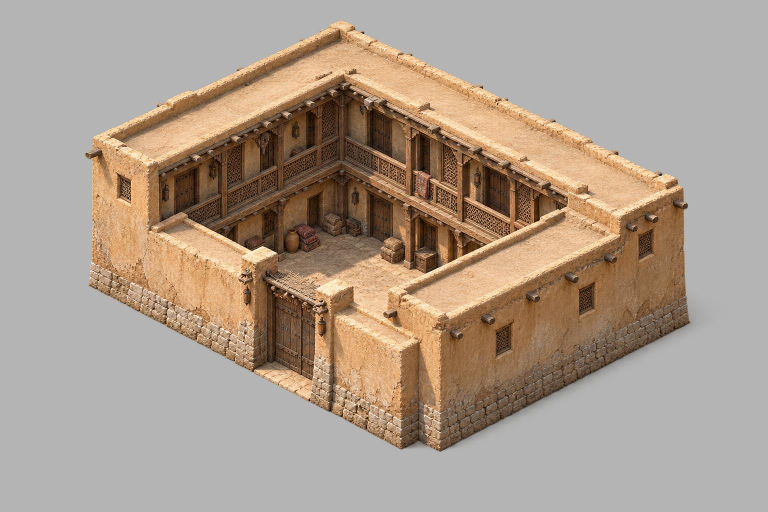
#> input picture assets/default/building-map/xiyu/sources/round2/inn_qa1.jpg, 1536 x 1024 px, given in place of map_kit_dacheng_02.png, which was not available (shown at 1/2 size)
$ python build_markers.py
#> lines starting #> are read from the running program, lines starting #| are printed output that depends on the picture; pictures that were not available may be replaced by others from this repository, and a replacement may not be noted
#> in build, `atlas = Image.new("RGBA", (CELL * COLS, CELL * rows), (0, 0, 0, 0))`: atlas: PIL image 384x384 RGBA; every value is 0
### tools/map/paint/landmarks/common.py
"""大地图图集 / 名城小景共用工具（AR-113）：路径、哈希、预乘缩放、轻锐化、WebP 输出、manifest 读写。

全部为确定性操作：同一输入、同一参数逐字节同一输出（Pillow + numpy，无随机数、无墙钟参与像素）。
"""
from __future__ import annotations

import hashlib
import io
import json
from datetime import datetime
from pathlib import Path

import numpy as np
import yaml
from PIL import Image, ImageFilter

ROOT = Path(__file__).resolve().parents[4]
ASSETS = ROOT / "assets" / "default"
KIT = ASSETS / "map" / "kit"
MARKERS_DIR = ASSETS / "map" / "markers"
LANDMARK_DIR = ASSETS / "map" / "landmark"
BASE_MAP = ASSETS / "map" / "world" / "map_world_jianghu__base01.webp"
COORD = ROOT / ".agents" / "coord" / "ART-worldmap-landmarks"
QA_DIR = COORD / "qa"
FONT = Path("/System/Library/Fonts/STHeiti Medium.ttc")


def rel(path: Path) -> str:
    return str(Path(path).resolve().relative_to(ROOT))


def sha256_file(path: Path) -> str:
    return hashlib.sha256(Path(path).read_bytes()).hexdigest()


def sha256_bytes(data: bytes) -> str:
    return hashlib.sha256(data).hexdigest()


def load_rgba(path: Path) -> Image.Image:
    im = Image.open(path)
    im.load()
    return im.convert("RGBA")


def alpha_bbox(im: Image.Image, threshold: int = 16) -> tuple[int, int, int, int]:
    a = np.asarray(im.getchannel("A"))
    ys, xs = np.nonzero(a >= threshold)
    if len(xs) == 0:
        raise ValueError("empty sprite")
    return int(xs.min()), int(ys.min()), int(xs.max()) + 1, int(ys.max()) + 1


def to_premul(im: Image.Image) -> np.ndarray:
    arr = np.asarray(im.convert("RGBA"), dtype=np.float32) / 255.0
    out = arr.copy()
    out[..., :3] *= arr[..., 3:4]
    return out


def from_premul(p: np.ndarray) -> Image.Image:
    p = np.clip(p, 0.0, 1.0)
    a = p[..., 3:4]
    rgb = np.where(a > 1e-6, p[..., :3] / np.maximum(a, 1e-6), 0.0)
    rgb = np.clip(rgb, 0.0, 1.0)
    out = np.concatenate([rgb, a], axis=-1)
    out = (out * 255.0 + 0.5).astype(np.uint8)
    out[out[..., 3] == 0, :3] = 0
    return Image.fromarray(out, "RGBA")


def resize_rgba(im: Image.Image, size: tuple[int, int]) -> Image.Image:
    """预乘 Lanczos 缩放（Pillow 对 RGBA 先转 RGBa 再缩放），透明处 RGB 归零。"""
    out = im.convert("RGBA").resize(size, Image.LANCZOS)
    arr = np.asarray(out).copy()
    arr[arr[..., 3] == 0, :3] = 0
    return Image.fromarray(arr, "RGBA")


def unsharp_premul(im: Image.Image, sigma: float = 0.8, amount: float = 0.6) -> Image.Image:
    """在预乘空间做 USM：墨线与轮廓一起收紧，避免透明边出现亮晕。"""
    from scipy.ndimage import gaussian_filter

    p = to_premul(im)
    blur = np.stack([gaussian_filter(p[..., c], sigma) for c in range(4)], axis=-1)
    s = p + amount * (p - blur)
    s[..., 3] = np.clip(s[..., 3], 0.0, 1.0)
    s[..., :3] = np.clip(s[..., :3], 0.0, s[..., 3:4])
    return from_premul(s)


# [21 lines left out: functions webp_bytes, png_bytes, write_if_changed, not called in this run]


def json_bytes(obj) -> bytes:
    return (json.dumps(obj, ensure_ascii=False, indent=2) + "\n").encode("utf-8")


# [5 lines left out: function read_manifest, not called in this run]


class _Dumper(yaml.SafeDumper):
    pass


# [4 lines left out: function _str_presenter, not called in this run]


_Dumper.add_representer(str, _str_presenter)


# [21 lines left out: functions manifest_bytes, keep_created, font, not called in this run]


def soft_shadowless_paste(dst: Image.Image, sprite: Image.Image, xy: tuple[int, int]) -> None:
    dst.alpha_composite(sprite, dest=(int(xy[0]), int(xy[1])))


def blur_rgba(im: Image.Image, radius: float) -> Image.Image:
    return im.filter(ImageFilter.GaussianBlur(radius))

### tools/map/paint/landmarks/build_markers.py
#!/usr/bin/env python3
"""大地图城镇分档图集（AR-113 · docs/tech/13 §5.2）。

从 assets/default/map/kit/ 的水墨城池 / 关隘 / 寺观 / 门派 / 遗迹件确定性生成：
  assets/default/map/markers/map_markers_atlas.webp   3×3 格，每格 128×128，透明，WebP 无损
  assets/default/map/markers/atlas.json               各 marker 格位与锚点（格内像素，落在节点坐标上的点）
  assets/default/map/markers/manifest.yaml            图集一条（字段按 assets/README.md）
  .agents/coord/ART-worldmap-landmarks/qa/markers_*   样张（30 / 44 / 60 px 摆在底图同一区域）

用法：
  python3 tools/map/paint/landmarks/build_markers.py           # 生成并写盘（内容不变则不改文件）
  python3 tools/map/paint/landmarks/build_markers.py --check   # 只在内存重建，与盘上图集 / atlas.json 逐字节比对
  python3 tools/map/paint/landmarks/build_markers.py --sample  # 另出样张

选件判据（每类挑一件，缩到 30–60 px 仍可辨）：
  city_large      map_kit_dacheng_02  长方城垣 + 密集街坊 + 四隅城楼，轮廓与州府件明显不同（更宽、更密）
  city_prefecture map_kit_zhoufu_01   城垣与城门清楚、城内较疏，比大城轻
  city_county     map_kit_xianzhen_01 无城垣的屋舍簇，与有城池两级拉开
  village         map_kit_cunluo_01   三两茅舍一株大树，最轻
  pass            map_kit_guanai_01   两山夹一道城墙与门楼，关口居中
  ruin            ico_map_kit_yiji_01 断墙残殿与乱石，浅赭色调
  sect            ico_map_kit_menpai_01 方正院落 + 大门，轮廓方
  temple          ico_map_kit_simiao_01 殿宇 + 楼阁式塔，塔尖在小尺寸仍可见
  daoist          ico_map_kit_daoguan_02 竖长山门石阶通殿，轮廓竖长，与寺庙件区分
锚点（源图像素，人工在网格叠图上量取，见 README）：城池类取城垣围合中心，关隘取门洞底边，其余取主体院落地面中心。
"""
from __future__ import annotations

import argparse
import sys
from pathlib import Path

import numpy as np
from PIL import Image, ImageDraw

sys.path.insert(0, str(Path(__file__).resolve().parent))
import common as C  # noqa: E402

CELL = 128
PAD = 2  # 每格四边留 2 px 透明，防止 CSS 缩放取样串格
COLS = 3
SCHEMA = "tianshu.map-markers.v1"
ATLAS_ID = "map_markers_atlas"
ATLAS_FILE = "map_markers_atlas.webp"

# key, kit 件, 源图锚点 (x, y)（像素，左上原点）, 中文名, 锚点说明
MARKERS: list[tuple[str, str, tuple[float, float], str, str]] = [
    ("city_large", "map_kit_dacheng_02", (527.0, 497.0), "大城", "城垣四角（215,295）（900,400）（870,690）（135,560）平均＝城心"),
    ("city_prefecture", "map_kit_zhoufu_01", (275.0, 252.0), "州府", "八边城垣围合中心＝城心"),
    ("city_county", "map_kit_xianzhen_01", (250.0, 258.0), "县镇", "屋舍簇中央空地"),
    ("village", "map_kit_cunluo_01", (258.0, 278.0), "村落", "三处茅舍之间地面"),
    ("pass", "map_kit_guanai_01", (240.0, 290.0), "关隘", "门洞底边中点＝关口"),
    ("ruin", "ico_map_kit_yiji_01", (255.0, 285.0), "遗迹", "残殿地面中心"),
    ("sect", "ico_map_kit_menpai_01", (255.0, 262.0), "门派", "院落中心"),
    ("temple", "ico_map_kit_simiao_01", (262.0, 275.0), "寺庙", "寺院围墙内地面中心"),
    ("daoist", "ico_map_kit_daoguan_02", (252.0, 290.0), "道观", "主殿与石阶院落中心"),
]


def kit_path(kit_id: str) -> Path:
    return C.KIT / f"{kit_id}.png"


def build_cell(kit_id: str, anchor_src: tuple[float, float]) -> tuple[Image.Image, tuple[float, float]]:
    src = C.load_rgba(kit_path(kit_id))
    l, t, r, b = C.alpha_bbox(src, threshold=16)
    w, h = r - l, b - t
    box = CELL - 2 * PAD
    s = box / max(w, h)
    nw, nh = max(1, round(w * s)), max(1, round(h * s))
    crop = src.crop((l, t, r, b))
    small = C.resize_rgba(crop, (nw, nh))
    small = C.unsharp_premul(small, sigma=0.7, amount=0.55)
    cell = Image.new("RGBA", (CELL, CELL), (0, 0, 0, 0))
    ox, oy = (CELL - nw) // 2, (CELL - nh) // 2
    cell.alpha_composite(small, dest=(ox, oy))
    ax = ox + (anchor_src[0] - l) * (nw / w)
    ay = oy + (anchor_src[1] - t) * (nh / h)
    return cell, (round(ax, 1), round(ay, 1))


def build() -> tuple[Image.Image, dict, list[dict]]:
    rows = (len(MARKERS) + COLS - 1) // COLS
    atlas = Image.new("RGBA", (CELL * COLS, CELL * rows), (0, 0, 0, 0))
    markers: dict[str, dict] = {}
    refs: list[dict] = []
    for i, (key, kit_id, anchor_src, label, note) in enumerate(MARKERS):
        cell, anchor = build_cell(kit_id, anchor_src)
#> in load_rgba, im is the input picture: PIL image 1536x1024 RGB; mean R, G, B 171.4, 155.4, 140.8
#> in alpha_bbox, `a = np.asarray(im.getchannel("A"))`: a: shape (1024, 1536); every value is 255
#> in build_cell, `l, t, r, b = C.alpha_bbox(src, threshold=16)`: l = 0; r = 1536; b = 1024
#> in build_cell, `w, h = r - l, b - t`: w = 1536; h = 1024
#> in build_cell, `s = box / max(w, h)`: s = 0.0807
#> in build_cell, `nw, nh = max(1, round(w * s)), max(1, round(h * s))`: nw = 124; nh = 83
#> in resize_rgba, `out = im.convert("RGBA").resize(size, Image.LANCZOS)`:
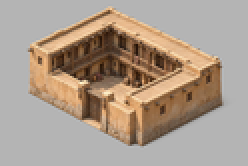
#> out: PIL image 124x83 RGBA (shown 2 times larger); mean R, G, B, A 171.4, 155.4, 140.8, 255
#> in unsharp_premul, `blur = np.stack([gaussian_filter(p[..., c], sigma) for c in range(4)],..`:
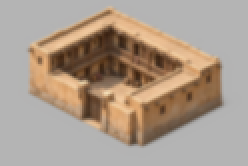
#> blur: shape (83, 124, 4) float32 (shown 2 times larger); mean R, G, B, A 0.672, 0.61, 0.552, 1
#> in unsharp_premul, `s[..., :3] = np.clip(s[..., :3], 0.0, s[..., 3:4])`: s: shape (83, 124, 4) float32; mean R, G, B, A 0.672, 0.61, 0.552, 1
#> in from_premul, `a = p[..., 3:4]`: a: shape (83, 124, 1) float32; every value is 1
#> in build_cell, `cell = Image.new("RGBA", (CELL, CELL), (0, 0, 0, 0))`: cell: PIL image 128x128 RGBA; every value is 0
#> in build_cell, `ox, oy = (CELL - nw) // 2, (CELL - nh) // 2`: ox = 2; oy = 22
#> in build_cell, `cell.alpha_composite(small, dest=(ox, oy))`:
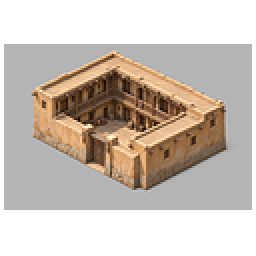
#> cell: PIL image 128x128 RGBA (shown 2 times larger); mean R, G, B, A 107.6, 97.6, 88.4, 160.2; transparent parts drawn white
#> in build_cell, `ax = ox + (anchor_src[0] - l) * (nw / w)`: ax = 44.54
#> in build_cell, `ay = oy + (anchor_src[1] - t) * (nh / h)`: ay = 62.28
#> in build, `cell, anchor = build_cell(kit_id, anchor_src)`: anchor = (44.5, 62.3)
#> in build, `atlas.alpha_composite(cell, dest=(x, y))`:
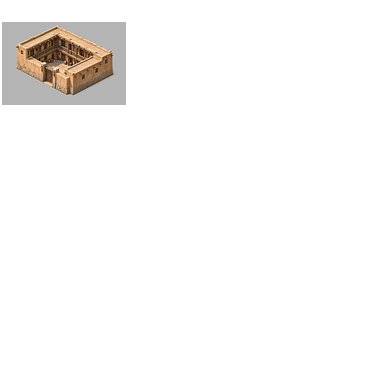
#> atlas: PIL image 384x384 RGBA; mean R, G, B, A 12, 10.8, 9.8, 17.8; transparent parts drawn white
        x, y = (i % COLS) * CELL, (i // COLS) * CELL
        atlas.alpha_composite(cell, dest=(x, y))
        markers[key] = {"x": x, "y": y, "w": CELL, "h": CELL, "anchor": [anchor[0], anchor[1]],
                        "source": kit_id, "label": label}
        refs.append({"path": C.rel(kit_path(kit_id)), "sha256": C.sha256_file(kit_path(kit_id)),
                     "use": f"{key}（{label}）：整件按 alpha≥16 包围盒等比缩入 124 px、居中；锚点 {note}"})
#> pass 2 of the loop in build, `for i, (key, kit_id, anchor_src, label, note) in enumerate(MARKERS):`:
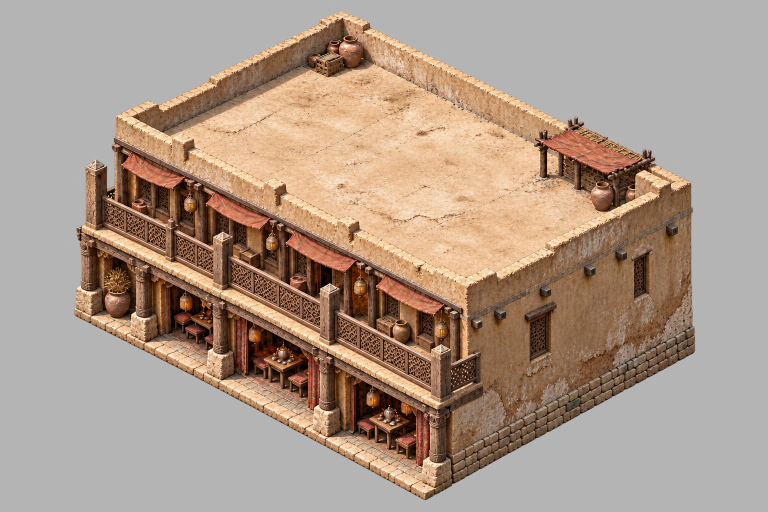
#> input picture assets/default/building-map/xiyu/sources/round2/restaurant_qa2.jpg, 1536 x 1024 px, given in place of map_kit_zhoufu_01.png, which was not available (shown at 1/2 size)
#> in load_rgba, im is the input picture: PIL image 1536x1024 RGB; mean R, G, B 172.2, 152.5, 137.4
#> in build_cell (call 2), `cell.alpha_composite(small, dest=(ox, oy))`:
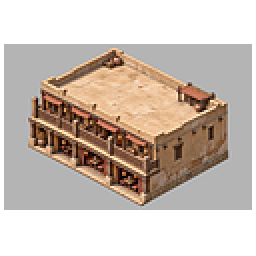
#> cell: PIL image 128x128 RGBA (shown 2 times larger); mean R, G, B, A 108.1, 95.8, 86.3, 160.2; transparent parts drawn white
#> ax = 24.2
#> ay = 42.43
#> anchor = (24.2, 42.4)
#> in build, `atlas.alpha_composite(cell, dest=(x, y))`:
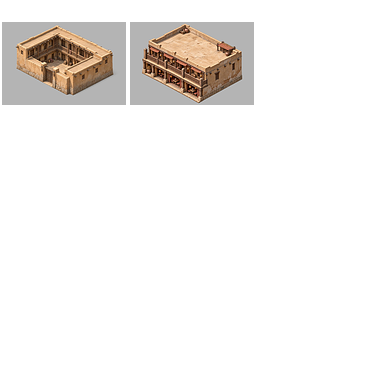
#> atlas: PIL image 384x384 RGBA; mean R, G, B, A 24, 21.5, 19.4, 35.6; transparent parts drawn white
    arr = np.asarray(atlas).copy()
    arr[arr[..., 3] == 0, :3] = 0
    atlas = Image.fromarray(arr, "RGBA")
    doc = {"schema": SCHEMA, "cell": CELL, "image": ATLAS_FILE, "width": atlas.width, "height": atlas.height,
           "markers": markers}
    return atlas, doc, refs


# [74 lines left out: functions manifest_rows, sample, not called in this run]


def main() -> int:
    ap = argparse.ArgumentParser()
    ap.add_argument("--check", action="store_true")
    ap.add_argument("--sample", action="store_true")
    args = ap.parse_args()
    atlas, doc, refs = build()
    webp = C.webp_bytes(atlas, lossless=True)
    doc_bytes = C.json_bytes(doc)
    if args.check:
        ok = True
        for path, data in ((C.MARKERS_DIR / ATLAS_FILE, webp), (C.MARKERS_DIR / "atlas.json", doc_bytes)):
            same = path.exists() and path.read_bytes() == data
            ok &= same
            print(("OK   " if same else "DIFF ") + C.rel(path))
        # 二次独立构建逐字节一致
        atlas2, doc2, _ = build()
        same2 = C.webp_bytes(atlas2, lossless=True) == webp and C.json_bytes(doc2) == doc_bytes
        print(("OK   " if same2 else "DIFF ") + "两次独立构建逐字节一致")
        missing = [k for k in ("city_large", "city_prefecture", "city_county", "village", "pass", "ruin", "sect",
                               "temple", "daoist") if k not in doc["markers"]]
        print("OK   键名齐全" if not missing else f"DIFF 缺键 {missing}")
        return 0 if ok and same2 and not missing else 1
    C.write_if_changed(C.MARKERS_DIR / ATLAS_FILE, webp)
    C.write_if_changed(C.MARKERS_DIR / "atlas.json", doc_bytes)
    rows = manifest_rows(webp, refs, doc_bytes, atlas.size)
    C.write_if_changed(C.MARKERS_DIR / "manifest.yaml", C.manifest_bytes(rows))
    print(f"atlas {atlas.size} webp {len(webp)} B sha256 {C.sha256_bytes(webp)}")
    for k, m in doc["markers"].items():
        print(f"  {k:16s} cell=({m['x']},{m['y']}) anchor={m['anchor']} source={m['source']}")
    if args.sample:
        sample(atlas, doc)
        print("sample ->", C.rel(C.QA_DIR / "markers_sample.png"))
    return 0


if __name__ == "__main__":
#> (the run stopped early here; a loop or call above may not have finished)
